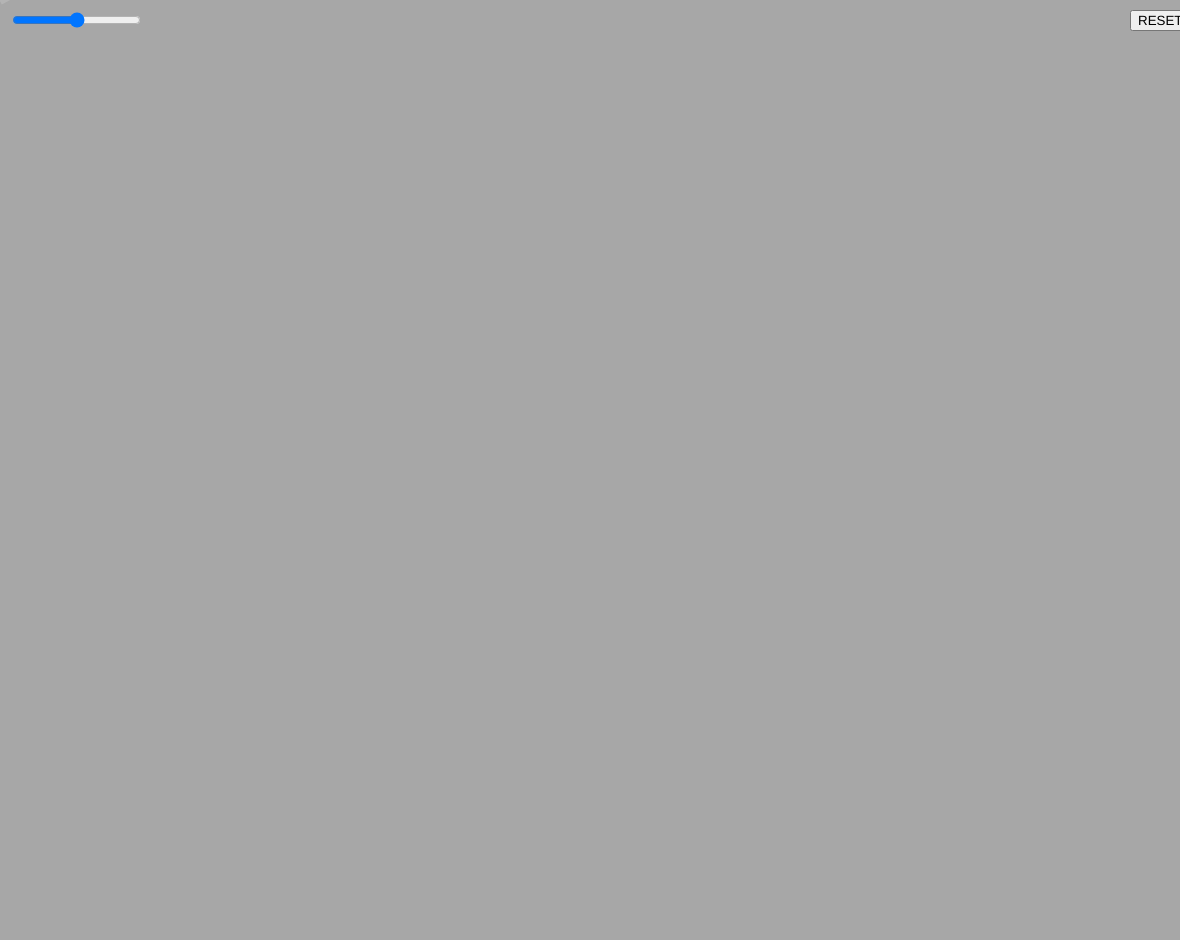
Frame 1 (no input)
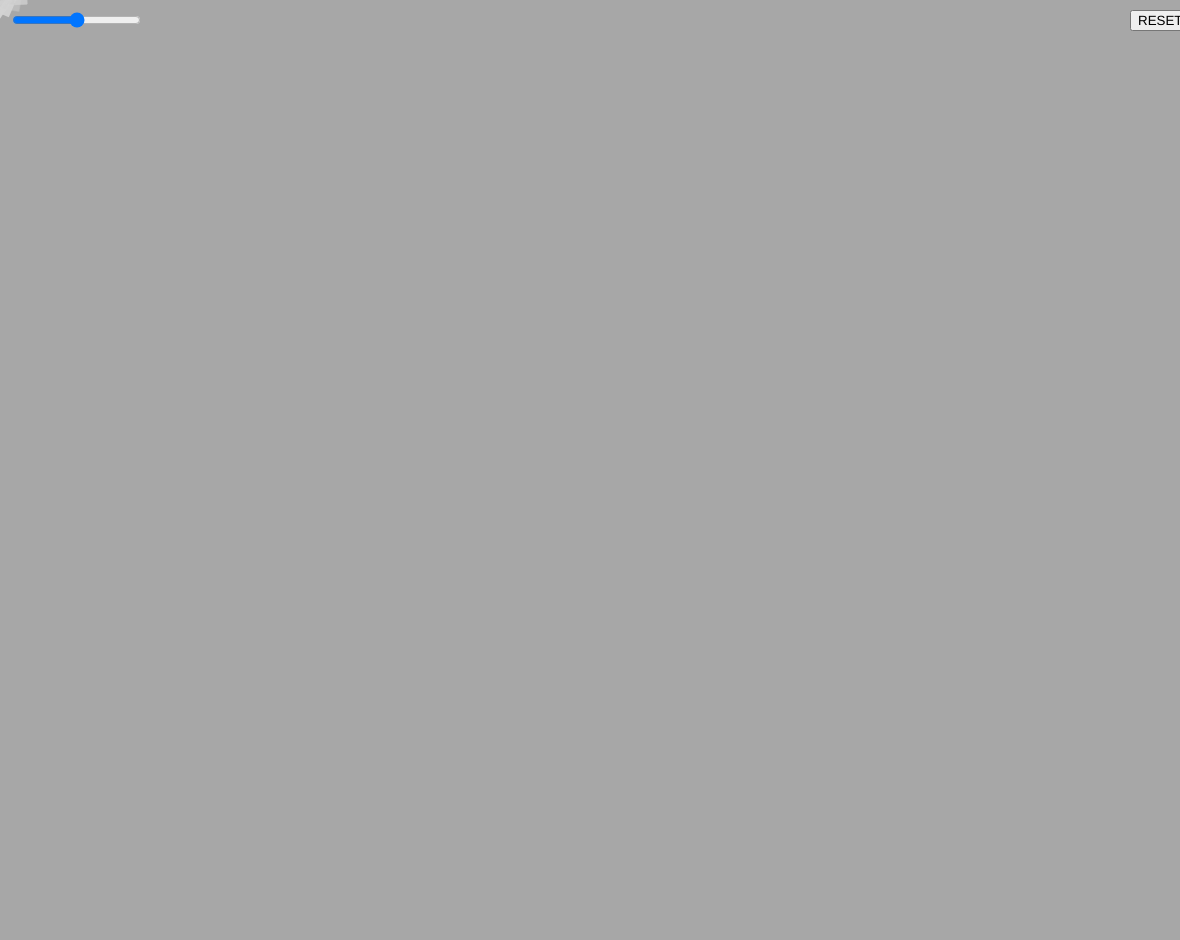
Frame 60 (no input)
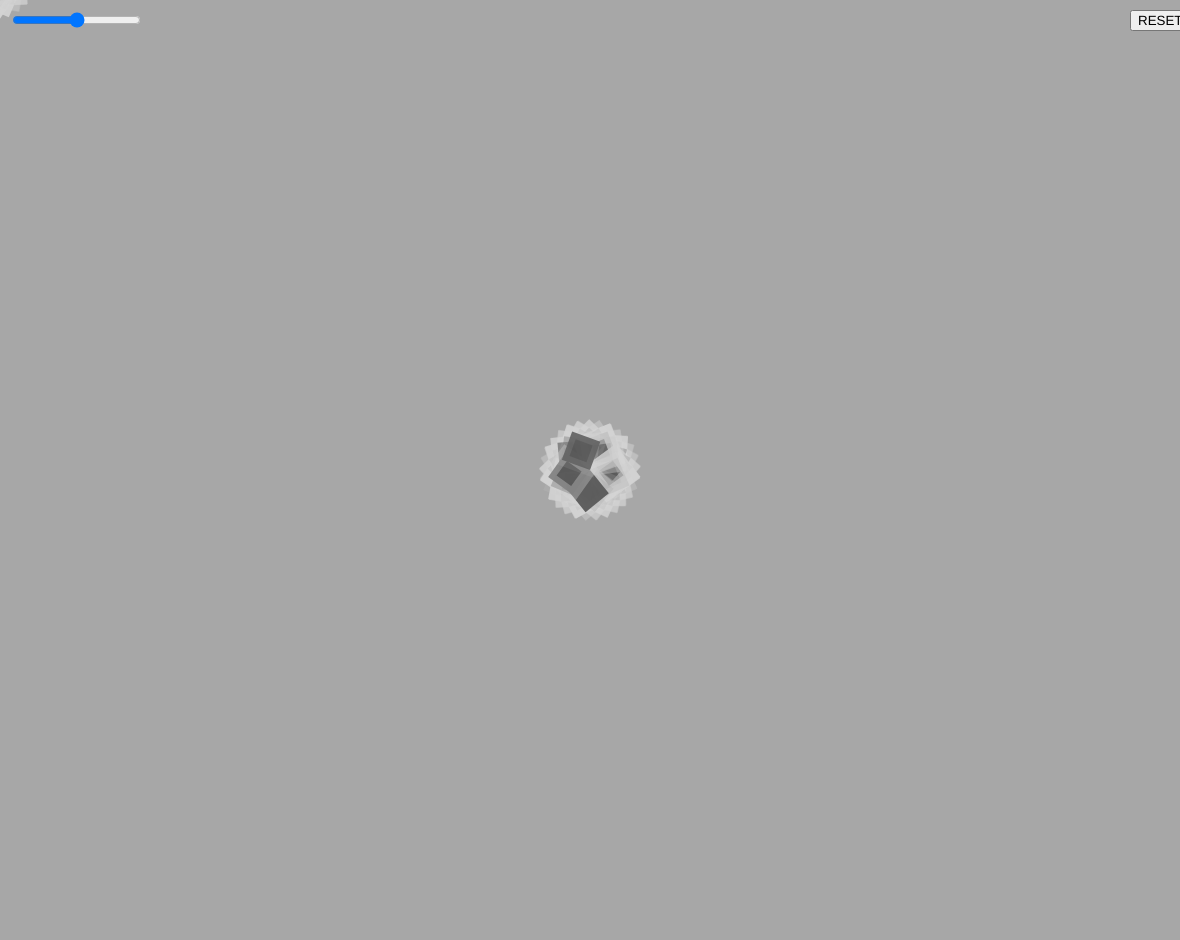
Frame 120 (the mouse pressed at the canvas centre since frame 60)

The p5.js sketch that drew these frames (run headless with seeded random() and noise() and a simulated clock; from frame 60 on, the mouse is pressed at the canvas centre):

// p5.js sketch
// ── sketch.js
//Ricardo Velasquez
//Lab 128 Transformations

let angle, angleAdd, scal, scaleChange, x, y, scaleChReset;
let shade;

function setup() {
  cnv = createCanvas(windowWidth - 20, windowHeight - 60);
  cnv.position((windowWidth - width) / 2, 30);
  // x = random(width);
  // y = random(height);
  x = mouseX;
  y = mouseY;
  angle = random(TWO_PI);
  angleAdd = random(TWO_PI);
  scal = random(4);
  scalChange = createSlider(-1, 1, 0, 0.01);
  scalChange.position(20, 40);
  scaleChReset = createButton("RESET");
  scaleChReset.position(width - 40, 40);
  shade = random(255);
  background(255 - shade);

}

function draw() {
  // background(255 - shade);

  scaleChReset.mousePressed(resetScal);

  x = mouseX;
  y = mouseY;

  scal += scalChange.value();
  angle += angleAdd;

  push();
  translate(x, y);
  rotate(angle);
  scale(scal);
  fill(shade, shade, shade, random(255));
  stroke(255 - shade / 2, 255 - shade / 2, 255 - shade / 2, random(255));
  strokeWeight(4);
  rect(0, 0, 10);
  pop();

}

function resetScal(){
  scalChange.value(0);
}
